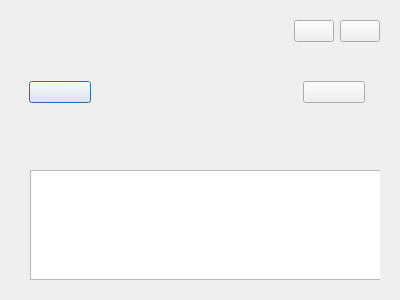
<?xml version="1.0" encoding="UTF-8"?>
<ui version="4.0">
 <class>SlideShowDialog</class>
 <widget class="QDialog" name="SlideShowDialog">
  <property name="geometry">
   <rect>
    <x>0</x>
    <y>0</y>
    <width>400</width>
    <height>300</height>
   </rect>
  </property>
  <property name="windowTitle">
   <string>Dialog</string>
  </property>
  <layout class="QVBoxLayout" name="verticalLayout" stretch="7,1">
   <item>
    <widget class="QWidget" name="wgt_slideShow" native="true">
     <layout class="QGridLayout" name="gridLayout">
      <item row="1" column="1">
       <widget class="PicAnimationWidget" name="picAnimation" native="true"/>
      </item>
      <item row="1" column="0">
       <widget class="QWidget" name="slidePreWgt" native="true">
        <property name="minimumSize">
         <size>
          <width>80</width>
          <height>0</height>
         </size>
        </property>
        <property name="maximumSize">
         <size>
          <width>80</width>
          <height>16777215</height>
         </size>
        </property>
        <layout class="QVBoxLayout" name="verticalLayout_3">
         <item>
          <widget class="PicButton" name="btn_slidePre">
           <property name="text">
            <string/>
           </property>
          </widget>
         </item>
        </layout>
       </widget>
      </item>
      <item row="1" column="2">
       <widget class="QWidget" name="slideNextWgt" native="true">
        <property name="minimumSize">
         <size>
          <width>80</width>
          <height>0</height>
         </size>
        </property>
        <property name="maximumSize">
         <size>
          <width>80</width>
          <height>16777215</height>
         </size>
        </property>
        <layout class="QVBoxLayout" name="verticalLayout_2">
         <item>
          <widget class="PicButton" name="btn_slideNext">
           <property name="text">
            <string/>
           </property>
          </widget>
         </item>
        </layout>
       </widget>
      </item>
      <item row="0" column="2">
       <layout class="QHBoxLayout" name="horizontalLayout_2">
        <item>
         <widget class="PicStateBtn" name="btn_play">
          <property name="text">
           <string/>
          </property>
         </widget>
        </item>
        <item>
         <widget class="PicButton" name="btn_close">
          <property name="text">
           <string/>
          </property>
         </widget>
        </item>
       </layout>
      </item>
     </layout>
    </widget>
   </item>
   <item>
    <widget class="QWidget" name="wgt_slidePre" native="true">
     <layout class="QHBoxLayout" name="horizontalLayout">
      <item>
       <widget class="QWidget" name="widget" native="true">
        <property name="minimumSize">
         <size>
          <width>0</width>
          <height>120</height>
         </size>
        </property>
        <property name="maximumSize">
         <size>
          <width>16777215</width>
          <height>120</height>
         </size>
        </property>
        <widget class="PreListWidget" name="preListWidget">
         <property name="geometry">
          <rect>
           <x>10</x>
           <y>10</y>
           <width>16777215</width>
           <height>110</height>
          </rect>
         </property>
         <property name="minimumSize">
          <size>
           <width>0</width>
           <height>110</height>
          </size>
         </property>
         <property name="maximumSize">
          <size>
           <width>16777215</width>
           <height>110</height>
          </size>
         </property>
        </widget>
       </widget>
      </item>
     </layout>
    </widget>
   </item>
  </layout>
 </widget>
 <customwidgets>
  <customwidget>
   <class>PicButton</class>
   <extends>QPushButton</extends>
   <header location="global">picbutton.h</header>
  </customwidget>
  <customwidget>
   <class>PicStateBtn</class>
   <extends>QPushButton</extends>
   <header location="global">picstatebtn.h</header>
  </customwidget>
  <customwidget>
   <class>PicAnimationWidget</class>
   <extends>QWidget</extends>
   <header location="global">picanimationwidget.h</header>
   <container>1</container>
  </customwidget>
  <customwidget>
   <class>PreListWidget</class>
   <extends>QListWidget</extends>
   <header location="global">prelistwidget.h</header>
  </customwidget>
 </customwidgets>
 <resources/>
 <connections/>
</ui>
